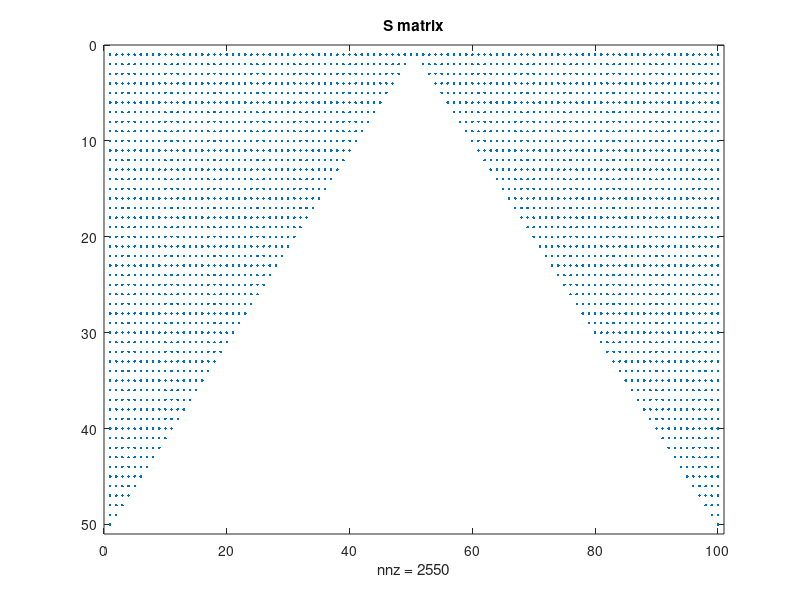
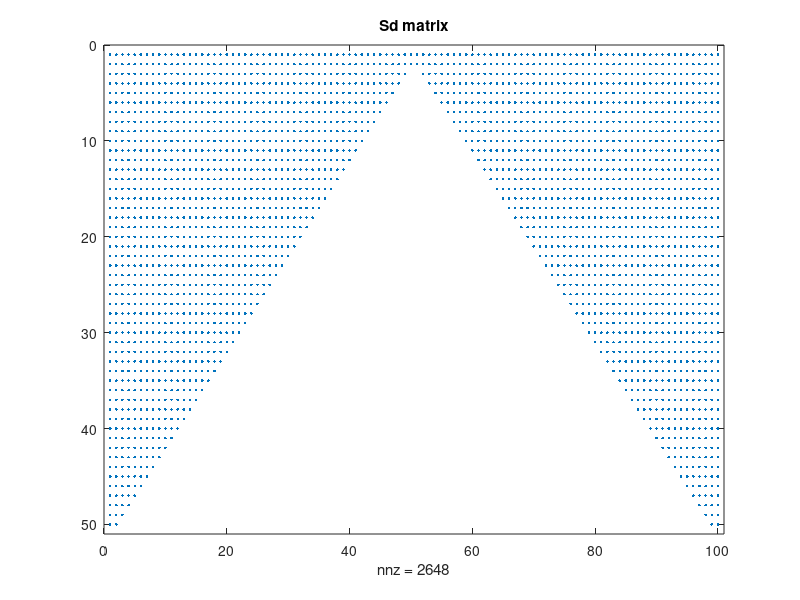
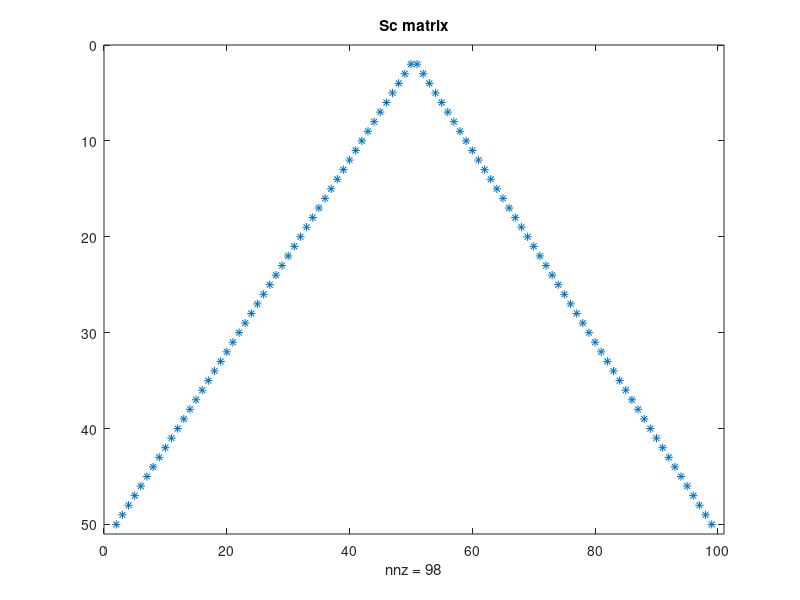

Reproduce these figures in MATLAB, in order. (Note: this script raises an error after producing the figures.)
%% Programme to solve for Stokes velocity profile in riblets
% Solve A*u = P
% S = riblets grid points
% P = pressure gradient
% A = Laplacian coefficients
% Sc = Sd - S = riblets surface grid points

clear
close all;
tic

%% Input data
% Sides of the domain
ly = 0.5; 
lz = 1;

% Define grid sizes
ny = 50;
nz = 100;
% n = 4;
% ny_p = n; % number of points y (wall-normal) domain is enclosed
% ny = ny_p+1; % number of points in y 
% nz = ny_p*2; % number of points in z (spanwise) % periodic in z-direction
dy = ly/(ny-1); % length of sub-intervals in y-axis
dz = lz/nz; % length of sub-intervals in z-axis
z = linspace(0,lz,nz);
y = linspace(0,ly,ny);

dpdx = -1; % Pressure gradient
Sx = 0; % Shear at the top, could set to 1 (if normalised, always 1)

geometry = 1; % 0 = parabola, 1 = triangle, 2 = semi-circle

%% Build S matrix - Grid Points of riblets
% S = 1 for points within and on boundary and = 0 elsewhere 
if geometry == 0 % parabola
    parabola = (2*(z-lz/2)).^2;
    shape='parabola';
    for k=1:nz
        for j=1:ny
            if y(j)<parabola(k)
                S(j,k) = 1;
            else
                S(j,k) = 0;
            end
        end
    end
end

if geometry == 1 % triangle
    shape='triangle';
    triangle = (z-lz/2);%+1+0.5*z)+0.5*lz;
    triangle2 = -z+lz/2;
    % triangle = (2*z-lz/2);%+1+0.5*z)+0.5*lz;
    % triangle2 = -2*z+lz/2;
    for k=1:nz
        for j=1:ny
            if y(j)<=triangle(k) || y(j)<=triangle2(k)
                S(j,k) = 1;
            else
                S(j,k) = 0;
            end
        end
    end
end

if geometry == 2 % semi-circle
    circle = (-sqrt((lz/2)^2-(z-lz/2).^2))+ly;
    shape='circle';
    for k=1:nz
        for j=1:ny
            if y(j)<=circle(k)
                S(j,k) = 1;
            else
                S(j,k) = 0;
            end
        end
    end
end
figure
spy(S)
title('S matrix')

%% Build Sd matrix
% Sd = 1 for points within and on boundary and = 0 elsewhere 
% riblets now bigger by d = max(dy,dz)
if geometry == 0 % parabola
    z = linspace(0,1,nz);
    parabola_d = (2*(z-lz/2)).^2+dz;
    for k=1:nz
        for j=1:ny
            if y(j)<parabola_d(k)
                Sd(j,k) = 1;
            else
                Sd(j,k) = 0;
            end
        end
    end
end

if geometry == 1 % triangle
    z= linspace(0,1,nz);
    triangle = (z-lz/2)+dy;%+1+0.5*z)+0.5*lz;
    triangle2 = -z+lz/2+dy;
    for k=1:nz
        for j=1:ny
            if y(j)<triangle(k) || y(j)<triangle2(k)
                Sd(j,k) = 1;
            else
                Sd(j,k) = 0;
            end
        end
    end
end

if geometry == 2 % semi-circle
    z = linspace(0,1,nz);
    circle = (-sqrt((lz/2)^2-(z-lz/2).^2))+ly+dy;
    for k=1:nz
        for j=1:ny
            if y(j)<circle(k)
                Sd(j,k) = 1;
            else
                Sd(j,k) = 0;
            end
        end
    end
end
figure
spy(Sd)
title('Sd matrix')
Sc=Sd-S;
figure
spy(Sc)
title('Sc matrix')

%% Build P matrix - pressure gradient - RHS of Stokes
P = ones(ny*nz,1);
P = sparse(P);
P = P*dpdx;

%% Build A matrix 
beta = -2/(dy^2)-2/(dz^2); % coefficient of point p
alpha = 1/(dy^2); % coefficient of surrounding points
r1 = beta.*ones(ny,1);
r2 = alpha.*ones(ny-1,1);
r3 = alpha.*ones(1,1);
B = diag(r1,0) + diag(r2,1) + diag(r2,-1) + diag(r3,-ny+1) + diag(r3,ny-1);
B = sparse(B);
C = kron(eye(nz),B);
C = sparse(C);
gamma = 1/(dz^2);
r4 = gamma.*ones(ny*nz-ny,1);
r5 = gamma.*ones(ny,1);
D = diag(r4,-ny)+diag(r4,+ny)+diag(r5,-ny*nz+ny)+diag(r5,ny*nz-ny);
D = sparse(D);
A = C+D;
A = sparse(A);


% Shear at the top
for k = 1:nz
    j = ny; % top of domain
    index = (k-1)*ny+j;
    A(index,:) = 0;
    A(index,index) = 1/dy^2;
    if index~=1
        A(index,index-1) = -1/dy^2;
    end   
    P(index)=Sx;
end
%% Solid condition - modify the A matrix
% Modify A and P matrix for points within and on the boundary of riblets
% Velocity inside riblets = 0
for j = 1:ny
    for k = 1:nz
        if S(j,k)==1
            index = (k-1)*ny+j;
            A(index,:) = 0;
            A(index,index) = 1/dy^2;
            P(index) = 0;
        end
    end
end

%% Modify the A matrix - curve of the boundary
%Modification of the matrix A near the boundary of the solid
for j=1:ny
    for k=1:nz
        if Sc(j,k) == 1
            y0=(j-(ny))*dy;
            z0=k*dz ;          
            my=abs(floor( log10(dy)));
            mz=abs(floor( log10(dz)));
            
        %ys: (j-+2,k);(j-+1,k);(j,k-+2);(j,k-+1) 
            ys=[y0-dy, y0, y0+dy];
            zs=[z0-dz, z0, z0+dz];  
            
            if geometry == 0 % parabola
                yp0 = (2*(z0-lz/2)).^2;
                zpPlus = sqrt(y0)/2+lz/2;
                zpMinus = -zpPlus;
            end
            
            if geometry == 1 % triangle
                if z0 <= lz/2
                    yp0 = z0 - lz/2;
                else
                    yp0 = -z0+lz/2;
                end
                zpPlus = lz/2 - y0;
                zpMinus = y0 + lz/2;
            end
            
            if geometry == 2 % semi-circle
                yp0=-(-sqrt((lz/2)^2-(z0-lz/2).^2))+ly;
                zpPlus=sqrt((lz/2)^2-(y0-ly).^2)+lz/2;
                zpMinus=-zpPlus;
            end
            % check closest distance in z direction               
            if abs(z0-zpPlus) < abs(z0 - zpMinus)
                zp0 = zpPlus;
            else
                zp0 = zpMinus;
            end
            
            % Modify ys: (j-+2,k),(j-+1,k),(j,k-+2),(j,k-+1)         
            deltay=round(abs(y0-yp0),10);
            deltays=y0-yp0;
            deltaz=round(abs(z0-zp0),10);
            deltazs=z0-zp0;
            
            if deltaz<dz
                if round(deltaz,mz+2)~=0
                    zs(2-sign(deltazs))=z0-sign(deltazs)*deltaz;
                end
            end           
            if deltay<dy
                if round(deltay,my+2)~=0 
                    ys(2-sign(deltays))=y0-sign(deltays)*deltay;                     
                end
            end 
            
            bj=zeros(1,3);
            bk=zeros(1,3);          
            bj(1)=2/((ys(2)-ys(1))*(ys(3)-ys(1)));
            bj(2)=-2/((ys(3)-ys(2))*(ys(2)-ys(1))); 
            bj(3)=2/((ys(3)-ys(2))*(ys(3)-ys(1)));
            bk(1)=2/((zs(2)-zs(1))*(zs(3)-zs(1)));
            bk(2)=-2/((zs(3)-zs(2))*(zs(2)-zs(1))); 
            bk(3)=2/((zs(3)-zs(2))*(zs(3)-zs(1)));  
            
            index =(k-1)*ny+j;
            A(index,index)= bj(2) + bk(2);        
            if abs(deltay)<dy           
                if j==1
                  A(index,index+ny-1)= bj(1);
                  A(index,index+1)= 0;
                  
                elseif j==ny
                  A(index,index-ny+1)= bj(3);
                  A(index,index-1)= 0;

                else
                  A(index,index-sign(deltays))=0;       
                  A(index,index+sign(deltays))= bj(2+sign(deltays));

                end
            end                      
            if abs(deltaz)<dz 
                if k==1
                  A(index,index+(nz-1)*ny)= bk(1);
                  A(index,index+ny)= bk(3);
                elseif k==nz
                  A(index,index-ny)= bk(3);
                  A(index,index-(nz-1)*ny)= bk(1);
                else
                  A(index,index-sign(deltazs)*ny)= bk(2-sign(deltazs));
                  A(index,index+sign(deltazs)*ny)= bk(2+sign(deltazs));
                end
            end
        end
    end
end
            
%% Boundary condition

% No slip at the bottom
for k = 1:nz  %controllare qui
    j = 1;
    index = (k-1)*ny+j ;
    A(index,:) = 0;
%     A(index,index) =1;
    A(index,index) = 1/dy^2;
%     A(index,index+1) = -2/dy^2;
%     A(index,index+2)= 1/dy^2;
end
figure
spy(A)
%% Solution
u = reshape(mldivide(A,P),ny,nz);
Ub = mean(mean(u));
% Lws=Ub/s;
figure
surfc(z,y,u)
% daspect([1 1 1])
% axis tight
% axis fill
% axis image
ylabel('y', 'FontSize', 18)
xlabel('z', 'FontSize', 18)
set(gca,'FontSize',18)
% us = [zeros(1,nz); u];
us = [u(:,end) u];

%% Analytical
za = linspace(0,lz,nz);
ya = linspace(0,ly,ny);
dpdx=-1;
nu=1;
R=lz/2;
index= logical(S);
for j=1:length(ya)
    for k=1:length(za)
        f(j,k)=0.25*(R^2-((ya(j)-ly)^2+(za(k)-lz/2)^2));
%         fr(j,k)=0.25*(R^2-((ya(j))^2+(za(k))^2));
    end
end
Ubmaen=mean(mean(f));
% Ubmaenr=mean(mean(fr));
ua=-1/nu*dpdx*f;
ua(index)=0;
umax=max(max(ua));
umaxmax=max(max(u));

%% Verify
for k = 1:nz
    Sxtot(k) = (u(ny,k)-u(ny-1,k))/dy;
end
Sxtotm = mean(Sxtot);

%% average in z
ums=mean(u(ny,:),2);
umsa=mean(ua(ny,:),2);

%% Error and Grid Independence
fint=f;
fint(index)=0;
integraly=dy*trapz(full(u));
integralz=dz*trapz(integraly) % integration in y and z
% f_integraly=dy*trapz(full(fint));
% f_integralz=dz*trapz(f_integraly)
% relError=abs((ums-umsa)/umax*100);
% relErrorint=abs((0.0122602323037932-integralz)/umax*100);
relErrorint=abs((0.0122602323037932-integralz)/0.0122602323037932*100);
relError=abs((ua-u)/umax*100);
points_y=ny-1;
tit = ['No_points_' num2str(ny-1) '_Shape_' num2str(shape) '.mat'];
save(tit,'points_y','relError', 'relErrorint', 'integralz');

% figure
% surf(ua-u)

% ums = [0; um];

%% RMS
Diff=abs(ua(2:end,:)-u(2:end,:));
para=0;
for jj=1:size(Diff,1)
    row_y=Diff(jj,:);
    row_u = ua(jj+1,:);
    row_max(jj)=max(row_u(row_u~=0));
    row_min(jj)=min(row_u(row_u~=0));
    RMS_Y(jj) = rms(row_y(row_y~=0));
end
RMS=rms(RMS_Y); % read thesis
maxDiff=max(row_max);
minDiff=min(row_min);
relativeError=RMS/(maxDiff-minDiff);
% 
% tit = ['No_points_' num2str(ny_p) '_Shape_' num2str(shape) '.mat'];
% save(tit,'points_y','relError', 'relErrorint', 'integralz','relError');
% %%
toc
% % save('P3_R0_08');
